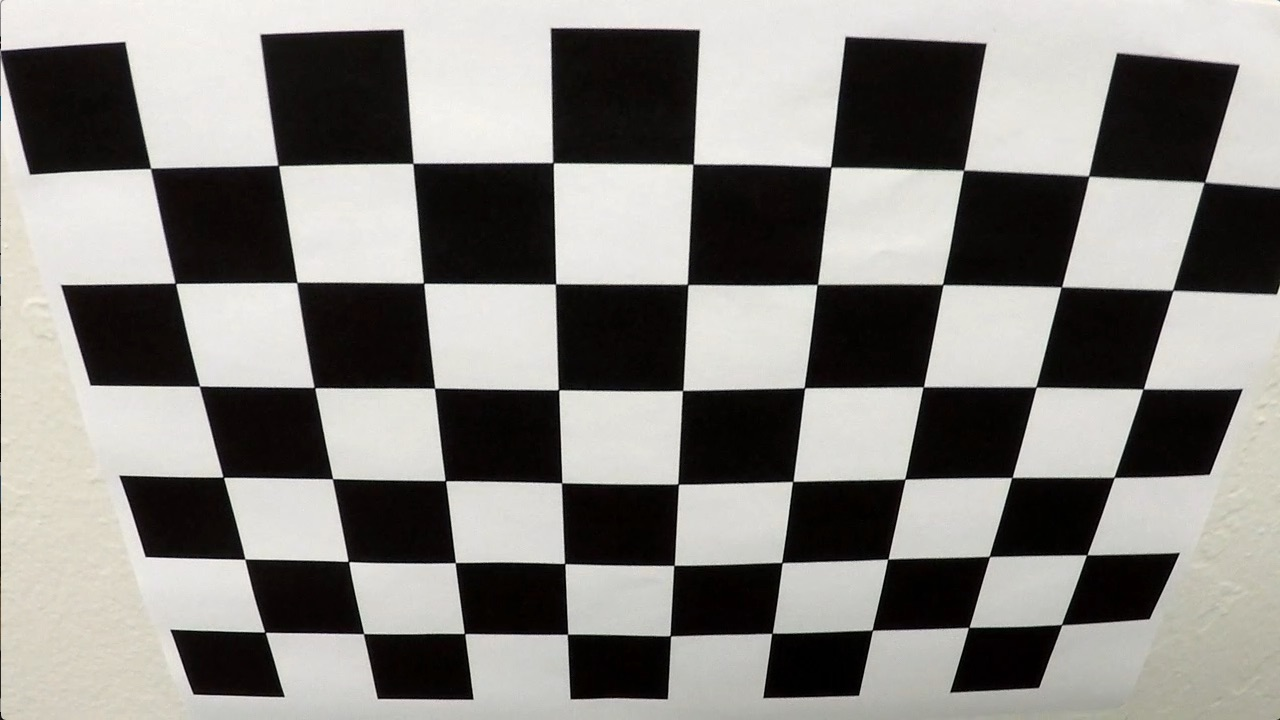
#> input picture camera_cal/calibration2.jpg, 1280 x 720 px
$ jupyter execute --allow-errors FindingLaneLines.ipynb   (shell and % lines are left out)   (Python 2 division)   (older library calls are emulated)
#> lines starting #> are read from the running program, lines starting #| are printed output that depends on the picture; after the words box and inside, x2 and y2 are one past the last pixel; in counts of white or black regions, pixels touching at a corner belong together
### This is a project about detecting lane lines on different roads

[cell 1]
import pickle
import cv2
import numpy as np
import matplotlib.pyplot as plt
import matplotlib.image as mpimg

### Firstly, we need to calibrate our camera!

[cell 2]
# a simple demo showing how to find the chess corners of the checkboard picture

filename="camera_cal/calibration2.jpg"
img=cv2.imread(filename)
#> img is the input picture: shape (720, 1280, 3); mean B, G, R 128.5, 132.4, 134.4

[cell 3]
plt.imshow(img)

[cell 4]
nx=9
ny=6
gray=cv2.cvtColor(img,cv2.COLOR_BGR2GRAY)
# Find the chessboard corners
ret, corners = cv2.findChessboardCorners(gray, (nx, ny), None)
#> ret = True; corners = 54 rows, first 8: [150.6, 168.4], [278.3, 165.4], [412.9, 163.5], [553, 162.6], [693.2, 164.2], [830.6, 166.9], [963.5, 170.4], [1088.6, 176.1]

[cell 5]
# draw chess corners on the picture:
if ret == True:
    cv2.drawChessboardCorners(img, (nx, ny), corners, ret)
#> img: shape (720, 1280, 3); 3.76% of pixels changed, all inside (x1, y1, x2, y2) = (145, 157, 1211, 643)
    plt.imshow(img)
    plt.title("distorted Chessboard photo with corners")
    plt.show()

[cell 6]
objp = np.zeros((nx*ny,3), np.float32)
objp.shape

[cell 7]
objp[:,:2] = np.mgrid[0:nx, 0:ny].T.reshape(-1,2)

[cell 8]
import glob
imagefiles=glob.glob('camera_cal/calibration*.jpg')

Firstly, I need to extract all the chess corners from imagefiles so that I can calibrate my cameras!

[cell 9]
import pylab
pylab.rcParams['figure.figsize'] = (25, 12)

objpoints = [] # 3d points in real world space
imgpoints = [] # 2d points in image plane.

count=1
for i in range(len(imagefiles)):
    image=cv2.imread(imagefiles[i])
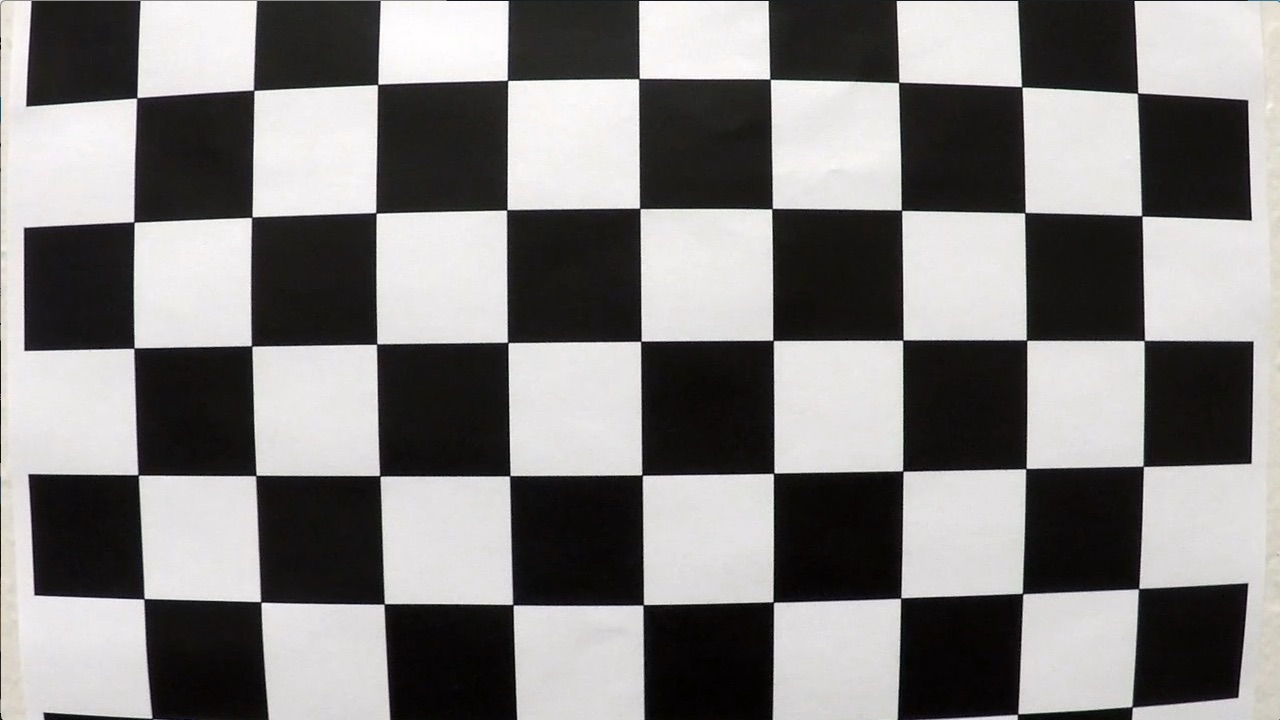
#> input picture camera_cal/calibration1.jpg, 1280 x 720 px
#> image is the input picture: shape (720, 1280, 3); mean B, G, R 127.8, 128.4, 130.1
    gray = cv2.cvtColor(image, cv2.COLOR_BGR2GRAY)

    ret, corners = cv2.findChessboardCorners(gray, (9,6), None)
#> ret = False; corners = None
    if ret==True:
        objpoints.append(objp)
        imgpoints.append(corners)
        cv2.drawChessboardCorners(image, (nx, ny), corners, ret)
        plt.subplot(7,3,count)
        count+=1
        plt.axis('off')
        plt.imshow(image)
        #plt.show()

Then we need to create a undistort functions to undistort my functions

[cell 10]
def undistort(image):
    img = mpimg.imread(image)
    img_size = (img.shape[1], img.shape[0])
    ret, mtx, dist, rvecs, tvecs = cv2.calibrateCamera(objpoints, imgpoints, img_size, None, None)
    undist = cv2.undistort(img, mtx, dist, None, mtx)
    return undist

[cell 11]
test_images = glob.glob('test_images/test*.jpg')
#> test_images = ['test_images/test3.jpg']
for image in test_images:
    #image=cv2.imread(imagefile)
    undistortimage=undistort(image)
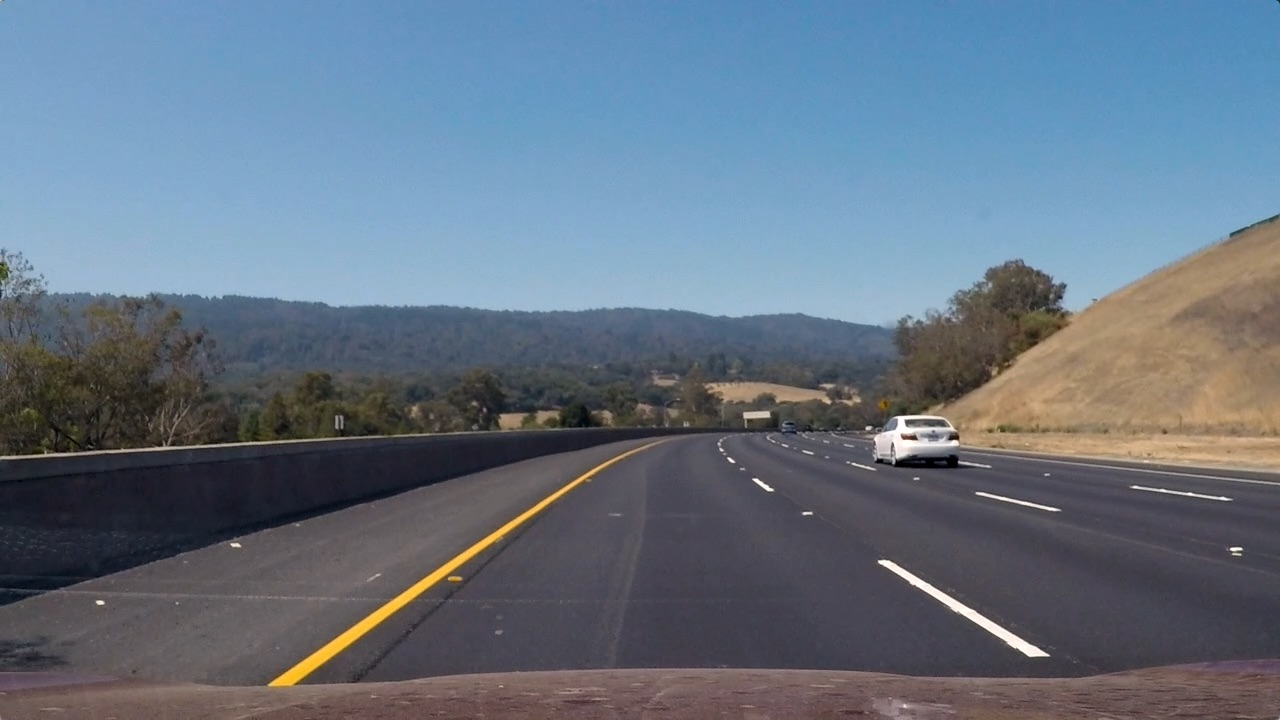
#> input picture test_images/test3.jpg, 1280 x 720 px
#> in undistort, img is the input picture: shape (720, 1280, 3); mean R, G, B 101.1, 115.3, 130.7
    f, (ax1, ax2) = plt.subplots(1, 2, figsize=(10,7))
    originalimage=mpimg.imread(image)
    ax1.imshow(originalimage)
    ax1.set_title("original picture")
    ax2.imshow(undistortimage)
    ax2.set_title("undistorted image")

### Perspective Transform
Next, I need to transform the pictures above into a bird view so that I can compute the exact location of the lane lines

[cell 12]
def warp(img):
    undist=undistort(img)
    img_size=(undist.shape[1],undist.shape[0])
    src = np.float32([[490, 482],[810, 482],[1250, 720],[40, 720]])
    dst = np.float32([[0, 0], [1280, 0], [1250, 720],[40, 720]])
    M = cv2.getPerspectiveTransform(src, dst)
    warped = cv2.warpPerspective(undist, M, img_size)
    return warped,M

[cell 13]
test_images = glob.glob('test_images/test*.jpg')
for image in test_images:
    #image=cv2.imread(imagefile)
    warp_image,M=warp(image)
    f, (ax1, ax2) = plt.subplots(1, 2, figsize=(10,7))
    originalimage=cv2.imread(image)
    ax1.imshow(originalimage)
    ax1.set_title("original picture")
    ax2.imshow(warp_image)
    ax2.set_title("warped image")

### Then, we need to create a pipline to transform pictures into a binary-color picturs so that we can detect edges and lines

[cell 14]
def pipeline(img, s_thresh=(170, 255), sx_thresh=(20, 100)):
    img,M = warp(img)
    # Convert to HSV color space and separate the V channel
    hsv = cv2.cvtColor(img, cv2.COLOR_RGB2HLS).astype(np.float)
    l_channel = hsv[:,:,1]
    s_channel = hsv[:,:,2]
    # Sobel x
    sobelx = cv2.Sobel(l_channel, cv2.CV_64F, 1, 0) # Take the derivative in x
    abs_sobelx = np.absolute(sobelx) # Absolute x derivative to accentuate lines away from horizontal
    scaled_sobel = np.uint8(255*abs_sobelx/np.max(abs_sobelx))

    # Threshold x gradient
    sxbinary = np.zeros_like(scaled_sobel)
    sxbinary[(scaled_sobel >= sx_thresh[0]) & (scaled_sobel <= sx_thresh[1])] = 1

    # Threshold color channel
    s_binary = np.zeros_like(s_channel)
    s_binary[(s_channel >= s_thresh[0]) & (s_channel <= s_thresh[1])] = 1

    binary_image=np.zeros_like(s_channel)
    binary_image[(s_binary==1)|(sxbinary==1)]=1
    return binary_image,img,M
    # Stack each channel
    # Note color_binary[:, :, 0] is all 0s, effectively an all black image. It might
    # be beneficial to replace this channel with something else.
    #color_image = np.dstack(( np.zeros_like(sxbinary), sxbinary, s_binary))
    #return color_binary,img,M

[cell 15]
test_images = glob.glob('test_images/test*.jpg')
for image in test_images:
    #image=cv2.imread(imagefile)
    color_binary,warped_image,M=pipeline(image)
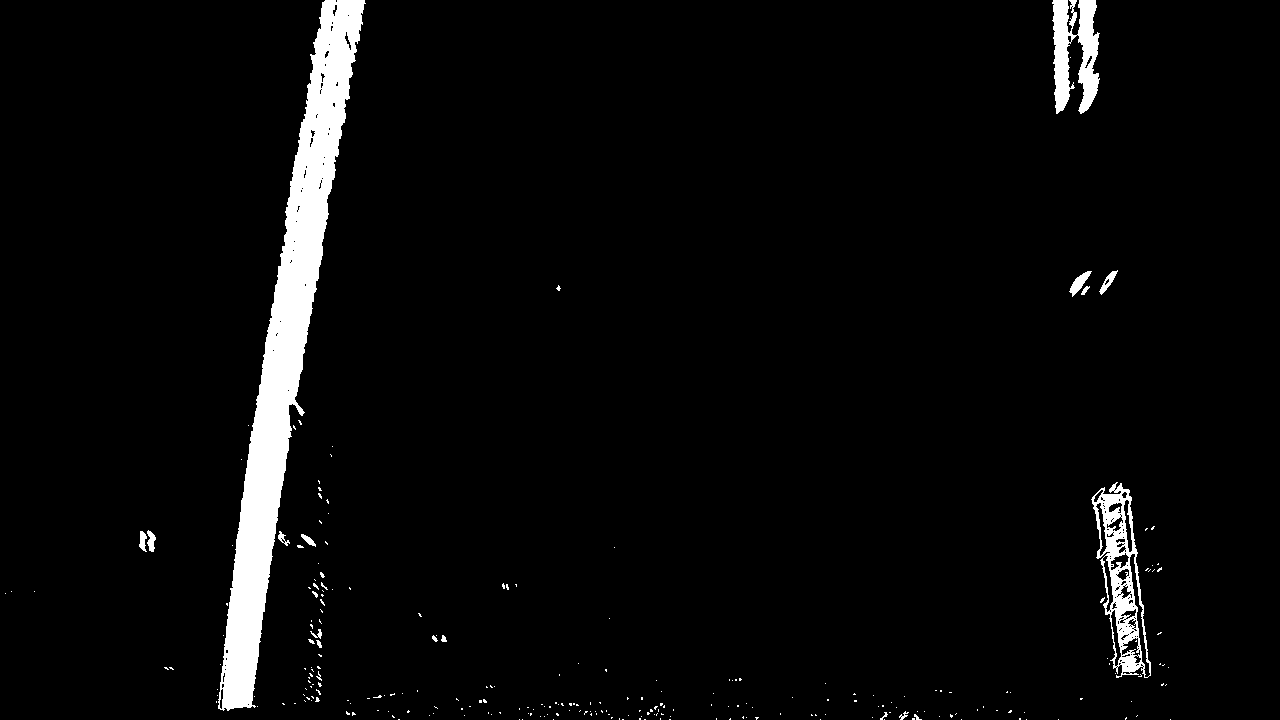
#> color_binary: shape (720, 1280) float64; values 0 (black) and 1 (white), 4% white; 263 white regions (244 under 20 px), largest, box (x1, y1, x2, y2) and area: (218, 0, 366, 711) 27362, (1091, 482, 1151, 678) 4127, (1052, 0, 1100, 114) 3399
    f, (ax1, ax2) = plt.subplots(1, 2, figsize=(10,7))
    ax1.imshow(warped_image)
    ax1.set_title("warped picture")
    ax2.imshow(color_binary)
    ax2.set_title("color-binary image")

### Now we need to fit a polynomial to our binary pictures

[cell 16]
def drawpoly(binary_warped):
    histogram = np.sum(binary_warped[binary_warped.shape[0]/2:,:], axis=0)
    out_img = np.dstack((binary_warped, binary_warped, binary_warped))*255

    midpoint = np.int(histogram.shape[0]/2)
    leftx_base = np.argmax(histogram[:midpoint])
    rightx_base = np.argmax(histogram[midpoint:]) + midpoint
    nwindows = 9
    window_height = np.int(binary_warped.shape[0]/nwindows)
    #identity non-zero positions
    nonzero = binary_warped.nonzero()
    nonzeroy = np.array(nonzero[0])
    nonzerox = np.array(nonzero[1])

    leftx_current = leftx_base
    rightx_current = rightx_base
    # Set the width of the windows +/- margin
    margin = 100
    # Set minimum number of pixels found to recenter window
    minpix = 50
    # Create empty lists to receive left and right lane pixel indices
    left_lane_inds = []
    right_lane_inds = []
    for window in range(nwindows):
        # Identify window boundaries in x and y (and right and left)
        win_y_low = binary_warped.shape[0] - (window+1)*window_height
        win_y_high = binary_warped.shape[0] - window*window_height
        win_xleft_low = leftx_current - margin
        win_xleft_high = leftx_current + margin
        win_xright_low = rightx_current - margin
        win_xright_high = rightx_current + margin

        cv2.rectangle(out_img,(win_xleft_low,win_y_low),(win_xleft_high,win_y_high),(0,255,0), 2)
        cv2.rectangle(out_img,(win_xright_low,win_y_low),(win_xright_high,win_y_high),(0,255,0), 2)

        # Identify the nonzero pixels in x and y within the window
        good_left_inds = ((nonzeroy >= win_y_low) & (nonzeroy < win_y_high) & (nonzerox >= win_xleft_low) & (nonzerox < win_xleft_high)).nonzero()[0]
        good_right_inds = ((nonzeroy >= win_y_low) & (nonzeroy < win_y_high) & (nonzerox >= win_xright_low) & (nonzerox < win_xright_high)).nonzero()[0]
          # Append these indices to the lists
        left_lane_inds.append(good_left_inds)
        right_lane_inds.append(good_right_inds)
        # If you found > minpix pixels, recenter next window on their mean position
        if len(good_left_inds) > minpix:
            leftx_current = np.int(np.mean(nonzerox[good_left_inds]))
        if len(good_right_inds) > minpix:
            rightx_current = np.int(np.mean(nonzerox[good_right_inds]))
    # Concatenate the arrays of indices
    left_lane_inds = np.concatenate(left_lane_inds)
    right_lane_inds = np.concatenate(right_lane_inds)
    # Extract left and right line pixel positions
    leftx = nonzerox[left_lane_inds]
    lefty = nonzeroy[left_lane_inds]
    rightx = nonzerox[right_lane_inds]
    righty = nonzeroy[right_lane_inds]
    # Fit a second order polynomial to each
    left_fit = np.polyfit(lefty, leftx, 2)
    right_fit = np.polyfit(righty, rightx, 2)
    # Generate x and y values for plotting
    ploty = np.linspace(0, binary_warped.shape[0]-1, binary_warped.shape[0] )
    left_fitx = left_fit[0]*ploty**2 + left_fit[1]*ploty + left_fit[2]
    right_fitx = right_fit[0]*ploty**2 + right_fit[1]*ploty + right_fit[2]

    # Define conversions in x and y from pixels space to meters
    ym_per_pix = 30/720 # meters per pixel in y dimension
    xm_per_pix = 3.7/700 # meters per pixel in x dimension

    left_fit_cr = np.polyfit(lefty*ym_per_pix, leftx*xm_per_pix, 2)
    right_fit_cr = np.polyfit(righty*ym_per_pix, rightx*xm_per_pix, 2)
    left_curverad = ((1 + (2*left_fit_cr[0]*np.max(lefty) + left_fit_cr[1])**2)**1.5) \
                                 /np.absolute(2*left_fit_cr[0])
    right_curverad = ((1 + (2*right_fit_cr[0]*np.max(lefty) + right_fit_cr[1])**2)**1.5) \
                                    /np.absolute(2*right_fit_cr[0])


    # [7 lines of commented-out code are left out]

    return left_fit,right_fit

[cell 17]
binary_warped,a,b=pipeline("test_images/test3.jpg")
#> (the rest of this cell did not finish here and is left out)

#> in drawpoly, `histogram = np.sum(binary_warped[binary_warped.shape[0]/2:,:], axis=0)`: histogram = 1280 values, max 276 at index 251, min 0 at index 0, mean 14.51
#> in drawpoly, `leftx_base = np.argmax(histogram[:midpoint])`: leftx_base = 251
#> in drawpoly, `rightx_base = np.argmax(histogram[midpoint:]) + midpoint`: rightx_base = 1121
#> in drawpoly, `nonzero = binary_warped.nonzero()`: nonzero = 36900 positions, rows 0 to 719, columns 5 to 1170
#> in drawpoly, `leftx_current = leftx_base`: leftx_current = 251
#> in drawpoly, `rightx_current = rightx_base`: rightx_current = 1121
#> the loop in drawpoly, `for window in range(nwindows):` made 9 passes
#> (win_xleft_low, win_xleft_high, win_xright_low, win_xright_high, leftx_current, rightx_current) on passes 1, 2, 3, 6, 8, 9: (151, 351, 1021, 1221, 243, 1130), (143, 343, 1030, 1230, 251, 1123), (151, 351, 1023, 1223, 258, 1114), (182, 382, 1014, 1214, 296, 1090), (208, 408, 990, 1190, 322, 1074), (222, 422, 974, 1174, 336, 1074)
#> after the loop in drawpoly, `for window in range(nwindows):`:
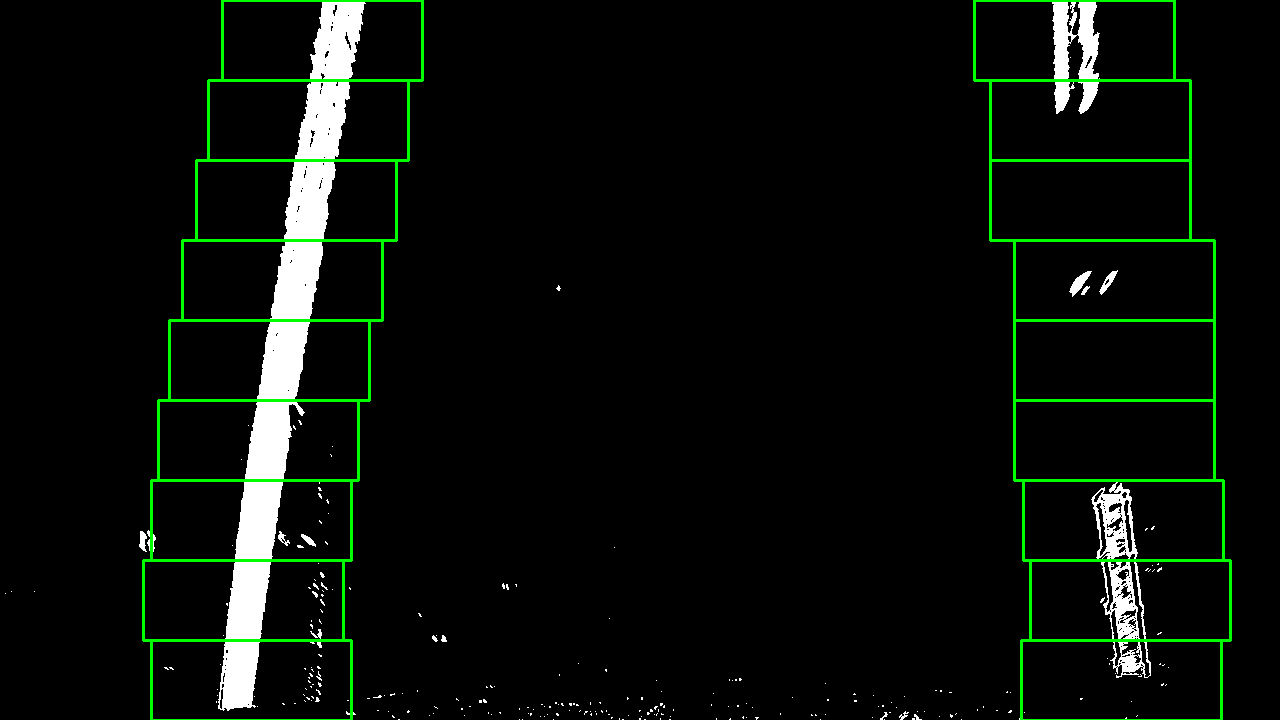
#> out_img: shape (720, 1280, 3) float64; mean of channels 0, 1, 2 9.8, 15.3, 9.8; drawn as B, G, R

[cell 18]
#binary_warped,a,b=pipeline("test_images/test3.jpg")
#leftx,lefty=drawpoly(binary_warped)

def fit_lines(binary_warped):
    # Assume you now have a new warped binary image
    # from the next frame of video (also called "binary_warped")
    # It's now much easier to find line pixels!
    global left_fit,right_fit
    nonzero = binary_warped.nonzero()
    nonzeroy = np.array(nonzero[0])
    nonzerox = np.array(nonzero[1])
    margin = 100
    left_lane_inds = ((nonzerox > (left_fit[0]*(nonzeroy**2) + left_fit[1]*nonzeroy + left_fit[2] - margin)) & (nonzerox < (left_fit[0]*(nonzeroy**2) + left_fit[1]*nonzeroy + left_fit[2] + margin)))
    right_lane_inds = ((nonzerox > (right_fit[0]*(nonzeroy**2) + right_fit[1]*nonzeroy + right_fit[2] - margin)) & (nonzerox < (right_fit[0]*(nonzeroy**2) + right_fit[1]*nonzeroy + right_fit[2] + margin)))

    # Again, extract left and right line pixel positions
    leftx = nonzerox[left_lane_inds]
    lefty = nonzeroy[left_lane_inds]
    rightx = nonzerox[right_lane_inds]
    righty = nonzeroy[right_lane_inds]
    # Fit a second order polynomial to each
    left_fit = np.polyfit(lefty, leftx, 2)
    right_fit = np.polyfit(righty, rightx, 2)
    # Generate x and y values for plotting
    ploty = np.linspace(0, binary_warped.shape[0]-1, binary_warped.shape[0] )
    left_fitx = left_fit[0]*ploty**2 + left_fit[1]*ploty + left_fit[2]
    right_fitx = right_fit[0]*ploty**2 + right_fit[1]*ploty + right_fit[2]

    # Create an image to draw on and an image to show the selection window
    out_img = np.dstack((binary_warped, binary_warped, binary_warped))*255
    window_img = np.zeros_like(out_img)
    # Color in left and right line pixels
    out_img[nonzeroy[left_lane_inds], nonzerox[left_lane_inds]] = [255, 0, 0]
    out_img[nonzeroy[right_lane_inds], nonzerox[right_lane_inds]] = [0, 0, 255]

    # Generate a polygon to illustrate the search window area
    # And recast the x and y points into usable format for cv2.fillPoly()
    left_line_window1 = np.array([np.transpose(np.vstack([left_fitx-margin, ploty]))])
    left_line_window2 = np.array([np.flipud(np.transpose(np.vstack([left_fitx+margin, ploty])))])
    left_line_pts = np.hstack((left_line_window1, left_line_window2))
    right_line_window1 = np.array([np.transpose(np.vstack([right_fitx-margin, ploty]))])
    right_line_window2 = np.array([np.flipud(np.transpose(np.vstack([right_fitx+margin, ploty])))])
    right_line_pts = np.hstack((right_line_window1, right_line_window2))

    # Draw the lane onto the warped blank image
    cv2.fillPoly(window_img, np.int_([left_line_pts]), (0,255, 0))
    cv2.fillPoly(window_img, np.int_([right_line_pts]), (0,255, 0))
    result = cv2.addWeighted(out_img, 1, window_img, 0.3, 0)
    plt.imshow(result)
    plt.plot(left_fitx, ploty, color='yellow')
    plt.plot(right_fitx, ploty, color='yellow')
    plt.xlim(0, 1280)
    plt.ylim(720, 0)

[cell 19]
binary_warped,a,b=pipeline("test_images/test3.jpg")
#> (the rest of this cell did not finish here and is left out)

#> in fit_lines, `nonzero = binary_warped.nonzero()`: nonzero = 36900 positions, rows 0 to 719, columns 5 to 1170
